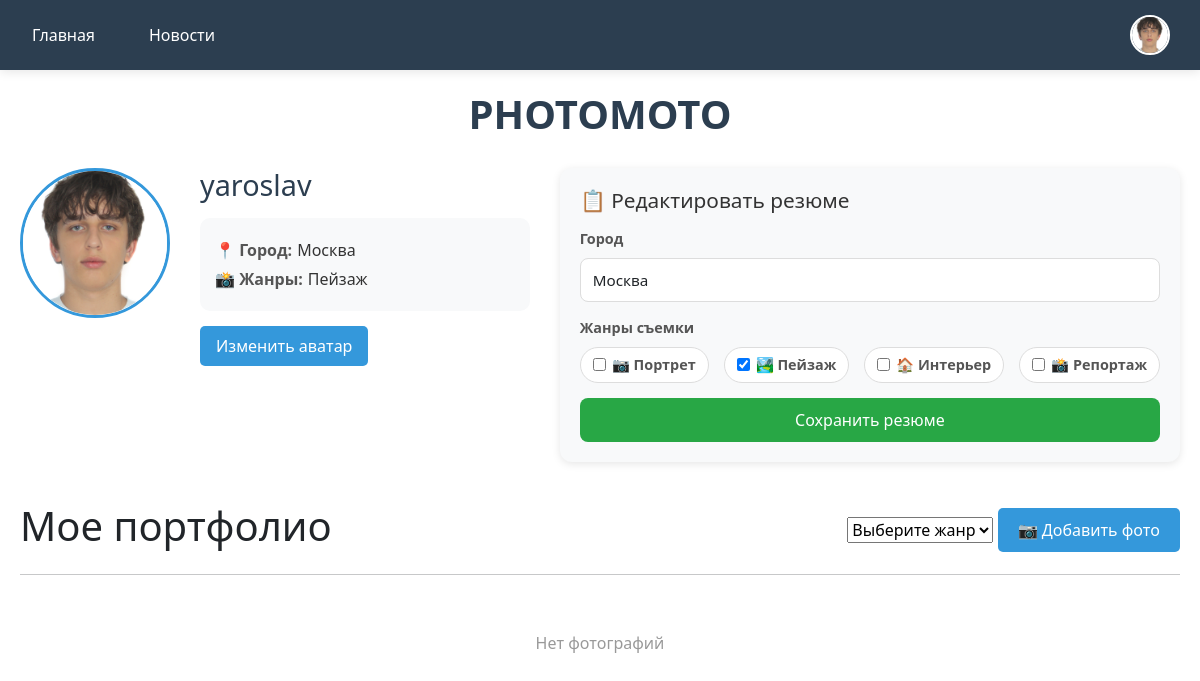
Screenshot of /personal-account/ (signed in) with the database file from the repository.
### main/models.py (models this page shows, shortened)
class CustomerUser(AbstractUser):
    age = models.IntegerField(null =True, blank = True)
    avatar = models.ImageField(upload_to='avatars/', blank=True, null=True, verbose_name='Аватар')
    phone_number = models.CharField(max_length=20, null=True, blank=True)
    resume_city = models.CharField(max_length=100, blank=True, null=True, verbose_name="Город")
    resume_genres = models.CharField(max_length=200, blank=True, null=True, verbose_name="Жанры съемки")

### main/views.py (the view, shortened to what this page needs)
# urls.py: path('personal-account/', views.personal_account, name='personal_account'),
@login_required
def personal_account(request):
    if request.method == 'POST' and 'avatar' in request.FILES:
        request.user.avatar = request.FILES['avatar']
        request.user.save()
        return redirect('personal_account')
    if request.method == 'POST' and 'delete_avatar' in request.POST:
        if request.user.avatar:
            request.user.avatar.delete()
            request.user.avatar = None
            request.user.save()
        return redirect('personal_account')
    photos = PortfolioPhoto.objects.filter(user=request.user)
    photos_by_genre = defaultdict(list)
    for photo in photos:
        photos_by_genre[photo.genre].append(photo)
    genre_names = {
        'portrait': 'Портрет',
        'landscape': 'Пейзаж',
        'interior': 'Интерьер',
        'reportage': 'Репортаж',
    }
    return render(request, 'main/personal_account.html', {
        'photos': photos,
        'photos_by_genre': dict(photos_by_genre),
        'genre_names': genre_names,
    })

### main/templates/main/personal_account.html (shortened to what this page needs)
{% extends 'main/layout.html' %}
{% load static %}
{% block extra_css %}
<link rel="stylesheet" href="{% static 'main/css/personal_account.css' %}">
{% endblock %}
{% block content %}
<div class="container">
    <div class="site-header">
        <h1 class="site-logo">PHOTOMOTO</h1>
    </div>
    <div class="profile-header">
        <div class="avatar-section">
            {% if user.avatar %}
                <img src="{{ user.avatar.url }}" alt="Аватар пользователя" class="avatar" id="current-avatar">
            {% else %}
                <img src="{% static 'main/images/default_avatar.png' %}" alt="Аватар по умолчанию" class="avatar" id="current-avatar">
            {% endif %}
        </div>
        <div class="user-info">
            <h2 class="username">{{ user.username }}</h2>
            <div class="resume-display">
                {% if user.resume_city or user.resume_genres %}
                    {% if user.resume_city %}
                        <div class="info-line">
                            <span class="info-label">📍 Город:</span>
                            <span class="info-value">{{ user.resume_city }}</span>
                        </div>
                    {% endif %}
                    {% if user.resume_genres %}
                        <div class="info-line">
                            <span class="info-label">📸 Жанры:</span>
                            <span class="info-value">
                                {% if 'landscape' in user.resume_genres %}Пейзаж {% endif %}
                            </span>
                        </div>
                    {% endif %}
                {% else %}
                    <p class="no-resume-text">Резюме не заполнено</p>
                {% endif %}
            </div>
            <div class="avatar-actions">
                <button class="avatar-btn change-btn" id="showAvatarMenu">Изменить аватар</button>
            </div>
        </div>
        <div class="resume-section">
            <h2 class="resume-title">📋 Редактировать резюме</h2>
            <form method="post" action="{% url 'update_resume' %}" class="resume-form" id="resumeForm">
                <div class="form-group">
                    <label for="city">Город</label>
                    <input type="text" id="city" name="city" class="form-control"
                           placeholder="Например: Москва" value="{{ user.resume_city|default:'' }}">
                </div>
                <div class="form-group">
                    <label>Жанры съемки</label>
                    <div class="checkbox-group">
                        <label class="checkbox-label-custom">
                            <input type="checkbox" name="genres" value="portrait"
                                   {% if 'portrait' in user.resume_genres %}checked{% endif %}>
                            <span>📷 Портрет</span>
                        </label>
                        <label class="checkbox-label-custom">
                            <input type="checkbox" name="genres" value="landscape"
                                   {% if 'landscape' in user.resume_genres %}checked{% endif %}>
                            <span>🏞️ Пейзаж</span>
                        </label>
                        <label class="checkbox-label-custom">
                            <input type="checkbox" name="genres" value="interior"
                                   {% if 'interior' in user.resume_genres %}checked{% endif %}>
                            <span>🏠 Интерьер</span>
                        </label>
                        <label class="checkbox-label-custom">
                            <input type="checkbox" name="genres" value="reportage"
                                   {% if 'reportage' in user.resume_genres %}checked{% endif %}>
                            <span>📸 Репортаж</span>
                        </label>
                    </div>
                </div>
                <button type="submit" class="save-resume-btn">Сохранить резюме</button>
            </form>
        </div>
    </div>
    <div class="portfolio-section">
        <div class="portfolio-header">
            <h1>Мое портфолио</h1>
            <form method="post" enctype="multipart/form-data" class="upload-form" id="uploadForm">
                <select name="genre" class="genre-select" required>
                    <option value="">Выберите жанр</option>
                </select>
                <label for="images-input" class="upload-photo-btn">
                    📷 Добавить фото
                </label>
            </form>
        </div>
        <hr>
        {% if photos_by_genre %}
            {% for genre, genre_photos in photos_by_genre.items %}
                <div class="genre-block">
                    <h2 class="genre-title">
                        {% for key, value in genre_names.items %}
                            {% if key == genre %}
                                {{ value }}
                            {% endif %}
                        {% endfor %}
                    </h2>
                    <div class="slider">
                        <button type="button" class="slider-btn prev">‹</button>
                        <div class="slider-track">
                            {% for photo in genre_photos %}
                                <div class="slide">
                                    <img src="{{ photo.image.url }}" alt="Фото">
                                    <label class="photo-checkbox-label">
                                        <input type="checkbox" class="photo-select" value="{{ photo.id }}">
                                        Выбрать
                                    </label>
                                </div>
                            {% endfor %}
                        </div>
                        <button type="button" class="slider-btn next">›</button>
                    </div>
                </div>
            {% endfor %}
        {% else %}
            <p class="no-photos">Нет фотографий</p>
        {% endif %}
    </div>
</div>
{% endblock %}

### main/templates/main/layout.html (shortened to what this page needs)
{% load static %}
<!DOCTYPE html>
<html lang="en">
<head>
    <link rel="stylesheet" href="https://cdn.jsdelivr.net/npm/bootstrap@5.3.3/dist/css/bootstrap.min.css">
    <link rel="stylesheet" href="{% static 'main/css/main.css' %}">
    {% block extra_css %}
    {% endblock %}
</head>
<body>
    <nav class="navbar">
        <div class="nav-container">
            <div class="nav-links">
                <a href="/" class="nav-link">Главная</a>
                <a href="/news/" class="nav-link">Новости</a>
            </div>
            <div class="nav-avatar">
                {% if user.is_authenticated %}
                    <a href="/personal-account/">
                        {% if user.avatar %}
                            <img src="{{ user.avatar.url }}" alt="Avatar" class="nav-avatar-img">
                        {% else %}
                            <img src="{% static 'main/images/default_avatar.png' %}" alt="Avatar" class="nav-avatar-img">
                        {% endif %}
                    </a>
                {% endif %}
            </div>
        </div>
    </nav>
    <main>
        {% block content %}
        {% endblock %}
    </main>
</body>
</html>

### main/static/main/css/main.css (style rules this page uses)
.navbar { background: #2c3e50; padding: 15px 0; box-shadow: 0 2px 10px rgba(0,0,0,0.1); position: sticky; top: 0; z-index: 1000; }
.nav-container { max-width: 1200px; margin: 0 auto; padding: 0 20px; display: flex; justify-content: space-between; align-items: center; width: 100%; }
.nav-links { display: flex; gap: 30px; align-items: center; }
.nav-link { color: white; text-decoration: none; font-size: 16px; font-weight: 500; transition: color 0.3s; padding: 8px 12px; border-radius: 5px; }
.nav-avatar { display: flex; align-items: center; margin-left: auto; margin-right: 10px; }
.nav-avatar a { display: flex; align-items: center; text-decoration: none; }
.nav-avatar-img { width: 40px; height: 40px; border-radius: 50%; object-fit: cover; border: 2px solid white; cursor: pointer; transition: transform 0.3s, border-color 0.3s; }

### main/static/main/css/personal_account.css (style rules this page uses)
.container { max-width: 1200px; margin: 0 auto; padding: 20px; }
.site-header { text-align: center; margin-bottom: 30px; }
.site-logo { font-size: 2.5rem; font-weight: bold; color: #2c3e50; }
.profile-header { display: flex; align-items: flex-start; gap: 30px; margin-bottom: 40px; flex-wrap: wrap; }
.avatar-section { flex-shrink: 0; }
.avatar { width: 150px; height: 150px; border-radius: 50%; object-fit: cover; border: 3px solid #3498db; }
.user-info { flex: 1; min-width: 250px; }
.username { font-size: 1.8rem; margin: 0 0 10px 0; color: #2c3e50; }
.resume-display { background: #f8f9fa; padding: 15px; border-radius: 10px; margin: 15px 0; }
.info-line { margin: 5px 0; display: flex; align-items: baseline; }
.info-label { font-weight: bold; color: #555; min-width: 70px; }
.info-value { color: #333; margin-left: 5px; }
.avatar-actions { margin-top: 15px; }
.avatar-btn { padding: 8px 16px; background: #3498db; color: white; border: none; border-radius: 5px; cursor: pointer; }
.resume-section { background: #f8f9fa; border-radius: 12px; padding: 20px; min-width: 320px; box-shadow: 0 2px 8px rgba(0,0,0,0.1); }
.resume-title { font-size: 1.3rem; margin-bottom: 15px; color: #333; }
.resume-form { display: flex; flex-direction: column; gap: 15px; }
.form-group { display: flex; flex-direction: column; gap: 8px; }
.form-group label { font-weight: 600; color: #555; font-size: 0.9rem; }
.form-control { padding: 10px 12px; border: 1px solid #ddd; border-radius: 8px; font-size: 0.95rem; }
.checkbox-group { display: flex; gap: 15px; flex-wrap: wrap; }
.checkbox-label-custom { display: flex; align-items: center; gap: 6px; cursor: pointer; padding: 6px 12px; background: white; border-radius: 20px; border: 1px solid #ddd; }
.save-resume-btn { background: #28a745; color: white; border: none; padding: 10px; border-radius: 8px; cursor: pointer; }
.portfolio-section { margin-top: 40px; }
.portfolio-header { display: flex; justify-content: space-between; align-items: center; flex-wrap: wrap; }
.upload-photo-btn { display: inline-block; padding: 10px 20px; background: #3498db; color: white; border-radius: 5px; cursor: pointer; }
.no-photos { text-align: center; color: #999; padding: 40px; }

### rows the page displays
CustomerUser: avatar (picture), username "yaroslav", resume_city "Москва", city "Москва", resume_genres "☑"
